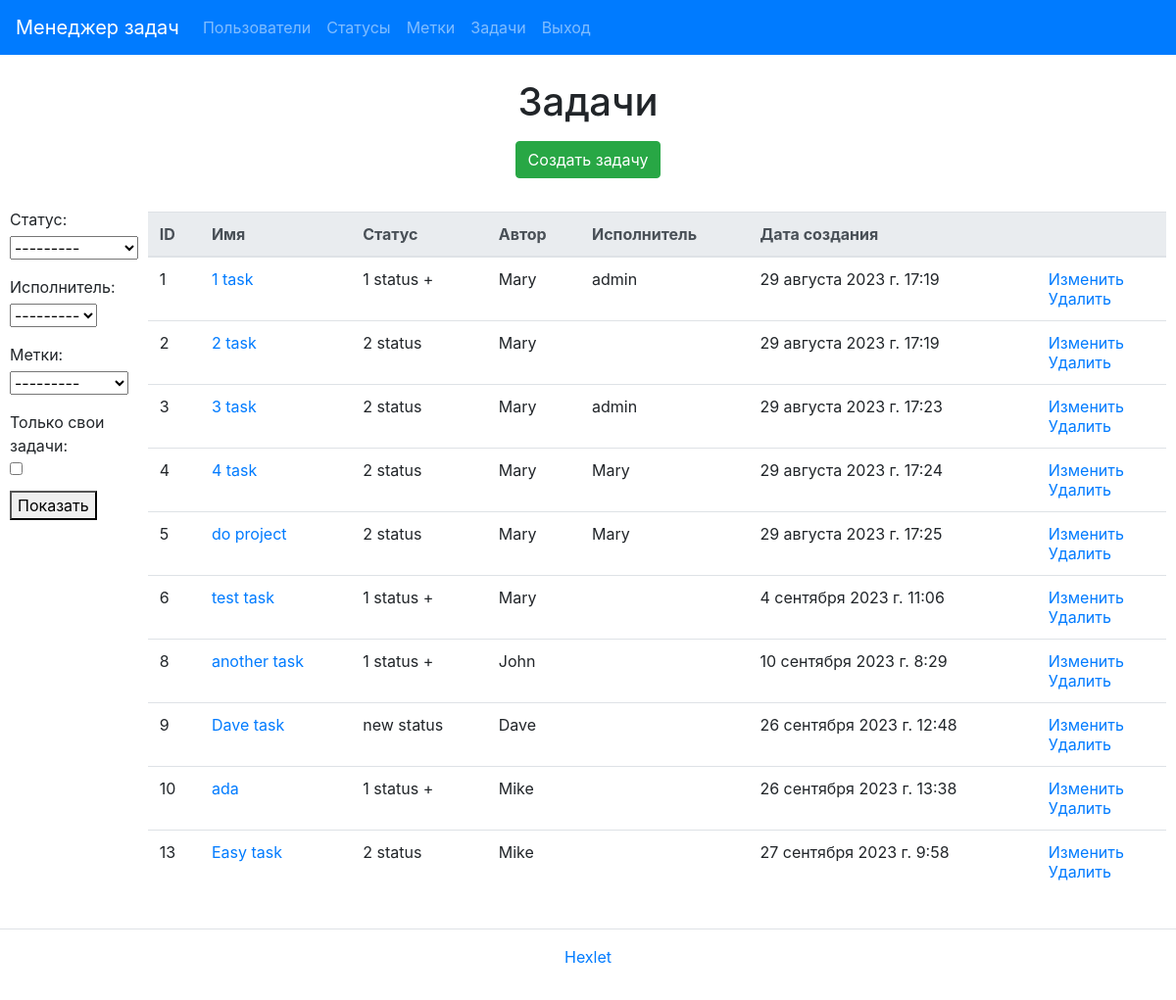
The app's page /tasks/ (signed in) with its own data.
### task_manager/tasks/models.py (models this page shows, shortened)
class Task(models.Model):
    name = models.CharField(_('name'), max_length=30)
    description = models.TextField(_('description'), blank=True)
    status = models.ForeignKey(Status, on_delete=models.PROTECT, verbose_name=_('status'))
    creator = models.ForeignKey(
        User,
        on_delete=models.PROTECT,
        related_name='created_tasks',
        blank=True,
        verbose_name=_('creator')
    )
    executor = models.ForeignKey(
        User,
        on_delete=models.PROTECT,
        related_name='executed_tasks',
        blank=True,
        null=True,
        verbose_name=_('executor'))
    labels = models.ManyToManyField(Label, blank=True, verbose_name=_('labels'))
    created_at = models.DateTimeField(_("created_at"), default=timezone.now)

### task_manager/statuses/models.py (models this page shows)
class Status(models.Model):
    name = models.CharField(_('name'), max_length=30)
    created_at = models.DateTimeField(auto_now_add=True)
    def __str__(self):
        return self.name

### task_manager/tasks/views.py (the view)
# urls.py: path('', TaskList.as_view(), name='task_index'),
class TaskList(UserLoginMixin, FilterView):
    model = Task
    template_name = 'tasks/index.html'
    context_object_name = 'tasks'
    filterset_class = TaskFilter

### task_manager/labels/models.py (called while the page is built)
    def __str__(self):
        return self.name

### task_manager/templates/tasks/index.html (shortened to what this page needs)
{% extends "base.html" %}
{% load i18n %}
{% block content %}
<h1 class="my-2 text-center">{% trans "Tasks" %}</h1>
<div class="d-flex justify-content-center mt-3 mb-0">
  <a class="btn btn-success btn-md" href="{% url 'task_create' %}">{% trans "Create task" %}</a>
</div>
<div class="container">
  <div class="flex-container">
    <div class="filter-form">
      <form method="get">
        {{ filter.form.as_p }}
        <button type="submit">{% trans 'Show' %}</button>
      </form>
    </div>
    <table class="table table-lg-responsive table-hover mt-4">
      <thead class="thead-light">
        <tr>
          <th>{% trans "ID" %}</th>
          <th>{% trans "Name" %}</th>
          <th>{% trans "Status" %}</th>
          <th>{% trans "Author" %}</th>
          <th>{% trans "Executor" %}</th>
          <th>{% trans "Creation date" %}</th>
          <th></th>
        </tr>
      </thead>
      <tbody>
        {% if tasks %}
          {% for task in tasks %}
          <tr>
            <td>{{ task.id }}</td>
            <td><a href="{% url 'task_single' task.id %}">{{ task.name }}</a></td>
            <td>{{ task.status }}</td>
            <td>{{ task.creator }}</td>
            {% if task.executor %}
            <td>{{ task.executor }}</td>
            {% else %}
            <td></td>
            {% endif %}
            <td>{{ task.created_at }}</td>
            <td>
              <a href="{% url 'task_update' task.id %}">{% trans "Modify" %}</a>
              <br>
              <a href="{% url 'task_delete' task.id %}">{% trans "Delete" %}</a>
            </td>
          </tr>
          {% endfor %}
        {% endif %}
      </tbody>
    </table>
  </div>
</div>
{% endblock %}

### task_manager/templates/tasks/index.html (style rules this page uses)
.flex-container { display: flex; }
.container { max-width: 100%; padding: 10px 10px 20px 10px; }
.filter-form { margin-top: 20px; }
.filter-form label { display: block; margin-bottom: 5px; }

### records on screen
Task: id "1", name "1 task", status "1 status +", creator "Mary", executor "admin", created_at "29 августа 2023 г. 17:19"
Task: id "2", name "2 task", status "2 status", creator "Mary", created_at "29 августа 2023 г. 17:19"
Task: id "3", name "3 task", status "2 status", creator "Mary", executor "admin", created_at "29 августа 2023 г. 17:23"
Task: id "4", name "4 task", status "2 status", creator "Mary", executor "Mary", created_at "29 августа 2023 г. 17:24"
Task: id "5", name "do project", status "2 status", creator "Mary", executor "Mary", created_at "29 августа 2023 г. 17:25"
Task: id "6", name "test task", status "1 status +", creator "Mary", created_at "4 сентября 2023 г. 11:06"
Task: id "8", name "another task", status "1 status +", creator "John", created_at "10 сентября 2023 г. 8:29"
Task: id "9", name "Dave task", status "new status", creator "Dave", created_at "26 сентября 2023 г. 12:48"
Task: id "10", name "ada", status "1 status +", creator "Mike", created_at "26 сентября 2023 г. 13:38"
Task: id "13", name "Easy task", status "2 status", creator "Mike", created_at "27 сентября 2023 г. 9:58"
